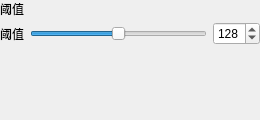
<?xml version="1.0" encoding="UTF-8"?>
<ui version="4.0">
 <class>AdjThreshold</class>
 <widget class="QWidget" name="AdjThreshold">
  <property name="geometry">
   <rect><x>0</x><y>0</y><width>260</width><height>120</height></rect>
  </property>
  <layout class="QVBoxLayout" name="rootLayout">
   <property name="spacing"><number>4</number></property>
   <property name="leftMargin"><number>0</number></property>
   <property name="topMargin"><number>0</number></property>
   <property name="rightMargin"><number>0</number></property>
   <property name="bottomMargin"><number>0</number></property>
   <item>
    <widget class="QLabel" name="labelTitle">
     <property name="text"><string>阈值</string></property>
    </widget>
   </item>
   <item>
    <layout class="QGridLayout" name="grid">
     <property name="horizontalSpacing"><number>6</number></property>
     <property name="verticalSpacing"><number>4</number></property>
     <item row="0" column="0">
      <widget class="QLabel" name="label_threshold">
       <property name="text"><string>阈值</string></property>
      </widget>
     </item>
     <item row="0" column="1">
      <widget class="QSlider" name="slider_threshold">
       <property name="orientation"><enum>Qt::Orientation::Horizontal</enum></property>
       <property name="minimum"><number>0</number></property>
       <property name="maximum"><number>255</number></property>
       <property name="value"><number>128</number></property>
      </widget>
     </item>
     <item row="0" column="2">
      <widget class="QSpinBox" name="spin_threshold">
       <property name="minimum"><number>0</number></property>
       <property name="maximum"><number>255</number></property>
       <property name="value"><number>128</number></property>
      </widget>
     </item>
    </layout>
   </item>
   <item>
    <spacer name="vSpacer">
     <property name="orientation"><enum>Qt::Orientation::Vertical</enum></property>
     <property name="sizeHint" stdset="0">
      <size><width>20</width><height>1</height></size>
     </property>
    </spacer>
   </item>
  </layout>
 </widget>
 <resources/>
 <connections/>
</ui>
